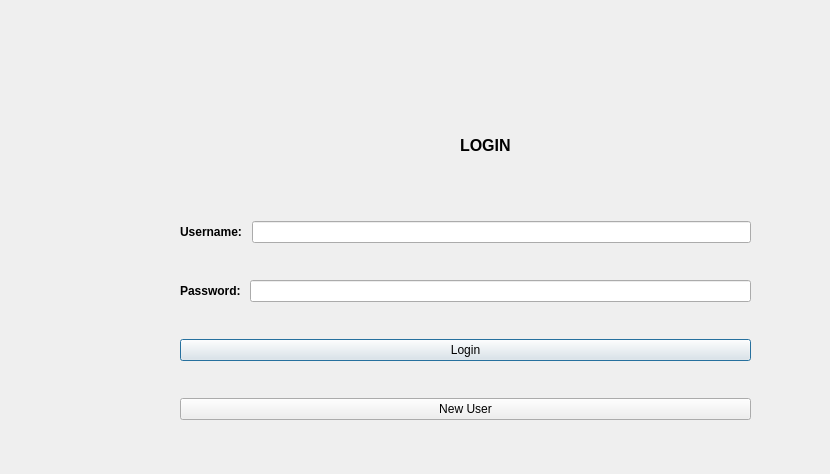
<?xml version="1.0" encoding="UTF-8"?>
<ui version="4.0">
 <class>Login</class>
 <widget class="QDialog" name="Login">
  <property name="geometry">
   <rect>
    <x>0</x>
    <y>0</y>
    <width>830</width>
    <height>474</height>
   </rect>
  </property>
  <property name="windowTitle">
   <string>Login</string>
  </property>
  <property name="windowIcon">
   <iconset resource="img.qrc">
    <normaloff>:/img/img/bg.png</normaloff>:/img/img/bg.png</iconset>
  </property>
  <widget class="QLabel" name="tempLabel">
   <property name="geometry">
    <rect>
     <x>390</x>
     <y>130</y>
     <width>61</width>
     <height>41</height>
    </rect>
   </property>
   <property name="text">
    <string/>
   </property>
   <property name="pixmap">
    <pixmap resource="img.qrc">:/img/img/login.png</pixmap>
   </property>
   <property name="scaledContents">
    <bool>true</bool>
   </property>
  </widget>
  <widget class="QWidget" name="layoutWidget">
   <property name="geometry">
    <rect>
     <x>180</x>
     <y>190</y>
     <width>571</width>
     <height>261</height>
    </rect>
   </property>
   <layout class="QVBoxLayout" name="LoginLayoutBox">
    <item>
     <layout class="QHBoxLayout" name="userNameLayoutBox">
      <item>
       <widget class="QLabel" name="userNameLabel">
        <property name="text">
         <string>&lt;html&gt;&lt;head/&gt;&lt;body&gt;&lt;p&gt;&lt;span style=&quot; font-weight:700;&quot;&gt;Username: &lt;/span&gt;&lt;/p&gt;&lt;/body&gt;&lt;/html&gt;</string>
        </property>
       </widget>
      </item>
      <item>
       <widget class="QLineEdit" name="userNameInput">
        <property name="text">
         <string/>
        </property>
        <property name="alignment">
         <set>Qt::AlignLeading|Qt::AlignLeft|Qt::AlignVCenter</set>
        </property>
       </widget>
      </item>
     </layout>
    </item>
    <item>
     <layout class="QHBoxLayout" name="passwordLayoutBox">
      <item>
       <widget class="QLabel" name="passwordLabel">
        <property name="text">
         <string>&lt;html&gt;&lt;head/&gt;&lt;body&gt;&lt;p&gt;&lt;span style=&quot; font-weight:700;&quot;&gt;Password: &lt;/span&gt;&lt;/p&gt;&lt;/body&gt;&lt;/html&gt;</string>
        </property>
       </widget>
      </item>
      <item>
       <widget class="QLineEdit" name="passwordInput">
        <property name="text">
         <string/>
        </property>
        <property name="alignment">
         <set>Qt::AlignLeading|Qt::AlignLeft|Qt::AlignVCenter</set>
        </property>
       </widget>
      </item>
     </layout>
    </item>
    <item>
     <widget class="QPushButton" name="onOkButton">
      <property name="text">
       <string>Login</string>
      </property>
      <property name="icon">
       <iconset resource="img.qrc">
        <normaloff>:/img/img/login.png</normaloff>:/img/img/login.png</iconset>
      </property>
     </widget>
    </item>
    <item>
     <layout class="QHBoxLayout" name="horizontalLayout">
      <item>
       <widget class="QPushButton" name="newUser">
        <property name="text">
         <string>New User</string>
        </property>
        <property name="icon">
         <iconset resource="img.qrc">
          <normaloff>:/img/img/new.png</normaloff>:/img/img/new.png</iconset>
        </property>
       </widget>
      </item>
     </layout>
    </item>
   </layout>
  </widget>
  <widget class="QLabel" name="userNameError">
   <property name="geometry">
    <rect>
     <x>760</x>
     <y>220</y>
     <width>141</width>
     <height>20</height>
    </rect>
   </property>
   <property name="text">
    <string/>
   </property>
  </widget>
  <widget class="QLabel" name="incorrectAnything">
   <property name="geometry">
    <rect>
     <x>200</x>
     <y>160</y>
     <width>491</width>
     <height>20</height>
    </rect>
   </property>
   <property name="text">
    <string/>
   </property>
   <property name="alignment">
    <set>Qt::AlignCenter</set>
   </property>
  </widget>
  <widget class="QLabel" name="passwordError">
   <property name="geometry">
    <rect>
     <x>760</x>
     <y>290</y>
     <width>51</width>
     <height>21</height>
    </rect>
   </property>
   <property name="text">
    <string/>
   </property>
  </widget>
  <widget class="QLabel" name="background">
   <property name="geometry">
    <rect>
     <x>-2</x>
     <y>-5</y>
     <width>1011</width>
     <height>491</height>
    </rect>
   </property>
   <property name="autoFillBackground">
    <bool>true</bool>
   </property>
   <property name="pixmap">
    <pixmap resource="img.qrc">:/img/img/bg.png</pixmap>
   </property>
   <property name="alignment">
    <set>Qt::AlignJustify|Qt::AlignTop</set>
   </property>
  </widget>
  <widget class="QLabel" name="loginscreen">
   <property name="geometry">
    <rect>
     <x>460</x>
     <y>130</y>
     <width>61</width>
     <height>31</height>
    </rect>
   </property>
   <property name="text">
    <string>&lt;html&gt;&lt;head/&gt;&lt;body&gt;&lt;p&gt;&lt;span style=&quot; font-size:12pt; font-weight:700;&quot;&gt;LOGIN&lt;/span&gt;&lt;/p&gt;&lt;/body&gt;&lt;/html&gt;</string>
   </property>
  </widget>
  <zorder>background</zorder>
  <zorder>tempLabel</zorder>
  <zorder>layoutWidget</zorder>
  <zorder>userNameError</zorder>
  <zorder>incorrectAnything</zorder>
  <zorder>passwordError</zorder>
  <zorder>loginscreen</zorder>
 </widget>
 <resources>
  <include location="img.qrc"/>
 </resources>
 <connections/>
</ui>
